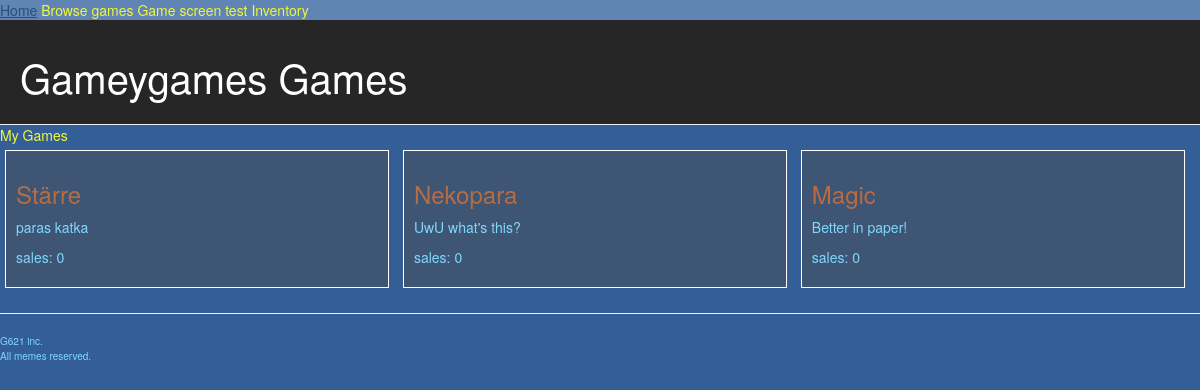
Screenshot of /inventory/dev/ (signed in) with the database file from the repository.
### gameshop/models.py (models this page shows, shortened)
class Developer(models.Model):
    profile = models.OneToOneField(Profile, on_delete=models.CASCADE)
    studioname = models.CharField(max_length=50)

class Game(models.Model):
    id = models.AutoField(auto_created=True, primary_key=True)
    name = models.CharField(max_length=50)
    description = models.TextField()
    sales = models.IntegerField(default=0)
    price = models.IntegerField(default=0)
    owner = models.ForeignKey(Developer, on_delete=models.CASCADE)
    url = models.CharField(max_length=300, default='http://webcourse.cs.hut.fi/example_game.html')
    bought = models.ManyToManyField(Profile, blank=True)

### gameshop/views.py (the view)
# urls.py: url(r'^inventory/dev/$', dev_inventory),
@login_required(login_url='/login/')
def dev_inventory(request):
    template = loader.get_template("gameshop/inventory/dev_inventory.html")
    prof = Profile.objects.get(user=request.user)
    dev = Developer.objects.filter(profile=prof).first()
    context = {"user": request.user, "developer": dev}
    return HttpResponse(template.render(context))

### gameshop/models.py (called while the page is built)
    def owned(self):
        return Game.objects.filter(owner=Developer.objects.get(profile=self))

### gameshop/templates/gameshop/inventory/dev_inventory.html
{% extends "gameshop/inventory.html" %}
{%  block pageHeader %}
  <div class="page-header">
    <h1>
      {{ developer.studioname }}
    </h1>
  </div>
{% endblock %}
{% block viewToggle %}
  <div id="inventory_view_toggle">
    <a href="/inventory/user/">My Games</a>
  </div>
{% endblock %}
{% block inventory %}
  {% for game in user.profile.owned %}
    <div class="store-block">
    <h3>{{ game.name }}</h3>
    <p class="game-description">
      {{ game.description }}
    </p>
    <p>
      sales: {{ game.sales }}
    </p>
    </div>
  {% endfor %}
{% endblock %}

### gameshop/static/css/gameshop.css (style rules this page uses)
:root { --bg: #335E96; --title-bg: #262626; --header-bg: #6084B3; --text: #80D8FF; --link: #F1F739; --head: #B86C42; --store-block-bg: #3E5573; --store-block-border: #FFFFFF; }
.page-header { background-color: var(--title-bg); margin: 0; padding: 15px 15px 15px 20px; }
.page-header h1, .page-header h1 a, .page-header h1 a:visited, .page-header h1 a:active { color: #ffffff; font-size: 30pt; }
h2, h3, h4, h5, h6, h7 { color: var(--head); }
.store-block { background-color: var(--store-block-bg); border: solid 1px var(--store-block-border); padding: 10px; margin: 5px; width: 32%; display: inline-table; }
a { color: var(--link); }
body { background-color: var(--bg); padding: 0; color: var(--text); }

### rows the page displays
Developer: studioname "Gameygames Games"
Game: name "Stärre", description "paras katka", sales "0"
Game: name "Nekopara", description "UwU what's this?", sales "0"
Game: name "Magic", description "Better in paper!", sales "0"
